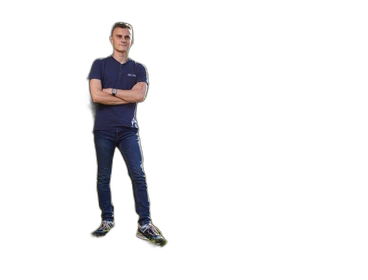
#> input picture person_no_bg.png, 368 x 280 px
$ python Background_removal.py
#> lines starting #> are read from the running program, lines starting #| are printed output that depends on the picture
from PIL import Image, ImageDraw, ImageFilter
import numpy as np
from rembg import remove

def remove_background(input_path, output_path):
#> (the call stopped at in remove_background, `output_image = remove(input_image)`: rembg is not available in this run)
    with open(input_path, 'rb') as i:
        input_image = i.read()
    output_image = remove(input_image)
    with open(output_path, 'wb') as o:
        o.write(output_image)

def blend_with_shadow(person_path, background_path, output_path,
                      position=(400, 400), size=(250, 400), light_dir=(1, -1)):
#> called with person_path = 'person_no_bg.png', background_path = 'target.png', output_path = 'final_output.png', position = (400, 400), size = (250, 400), light_dir = (1, -1)
    person = Image.open(person_path).convert("RGBA").resize(size)
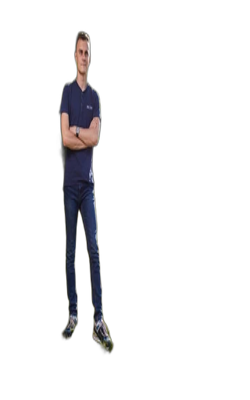
#> person: PIL image 250x400 RGBA; mean R, G, B, A 6, 5.5, 6.4, 19.7; transparent parts drawn white
    background = Image.open(background_path).convert("RGBA")
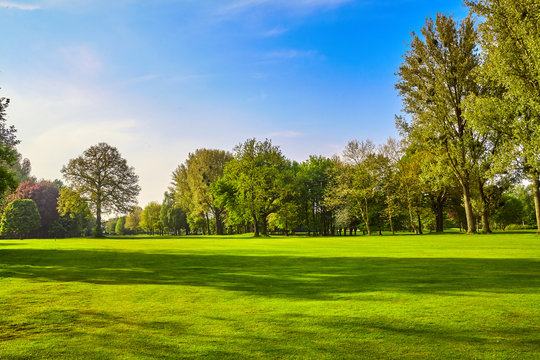
#> input picture target.png, 540 x 360 px

    shadow = person.copy().convert("RGBA")
    shadow_np = np.array(shadow)
    shadow_np[..., :3] = 0
    shadow_np[..., 3] = shadow_np[..., 3] * 0.5
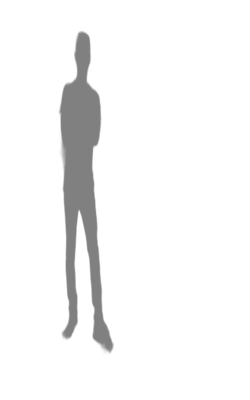
#> shadow_np: shape (400, 250, 4); mean R, G, B, A 0, 0, 0, 9.9; transparent parts drawn white
    shadow = Image.fromarray(shadow_np).filter(ImageFilter.GaussianBlur(radius=8))
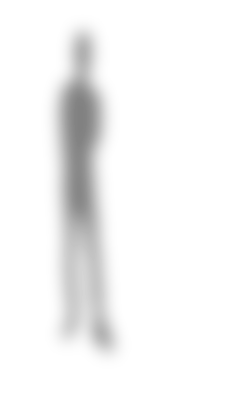
#> shadow: PIL image 250x400 RGBA; mean R, G, B, A 0, 0, 0, 9.8; transparent parts drawn white

    offset = (position[0] + int(light_dir[0]*50), position[1] + int(light_dir[1]*50))
    background.paste(shadow, offset, shadow)
    background.paste(person, position, person)

    draw = ImageDraw.Draw(background)
        # Draw light direction arrow from top-right corner
    bg_width, _ = background.size
#> bg_width = 540


    background.save(output_path)

# Run the pipeline
remove_background("source.png", "person_no_bg.png")
blend_with_shadow("person_no_bg.png", "target.png", "final_output.png")
